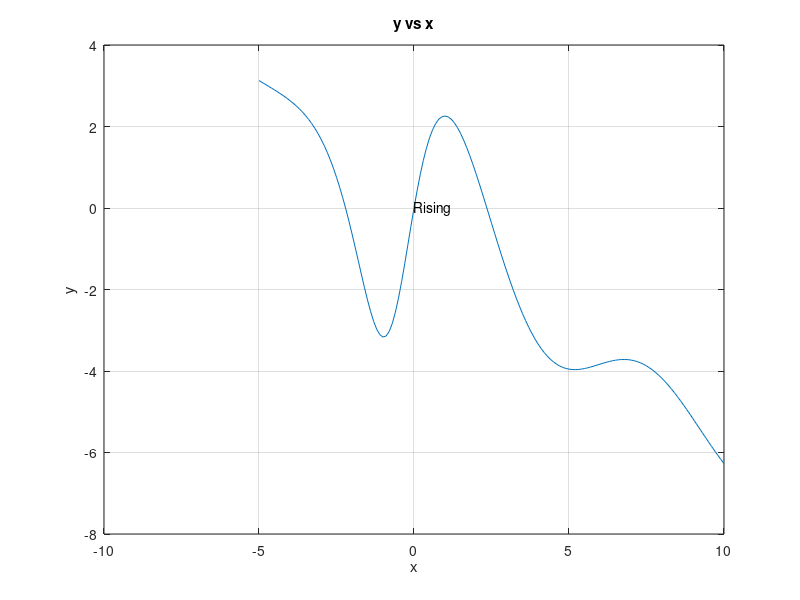
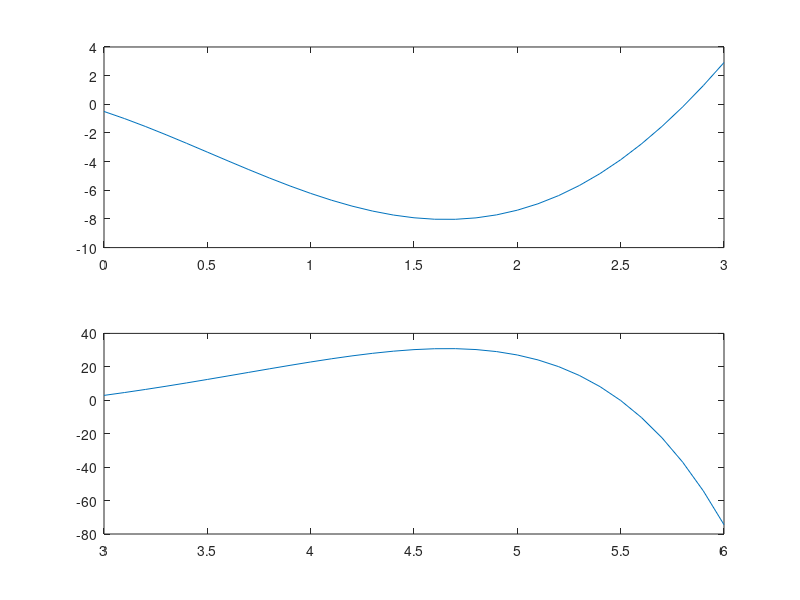
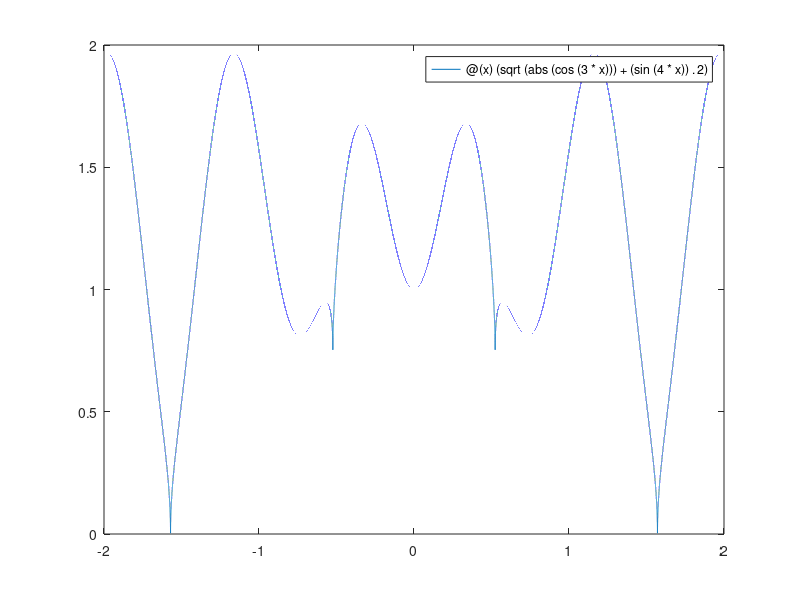

MATLAB code to generate these figures, in order: (Note: this script raises an error after producing the figures.)
% Kryzstof Kudlak
% ENGR 102-H02
% ICA - 2/6/2020

clc; clear; close all;

%% 

figure(1);
x = -5:0.1:10;
f = 5*sin(x)./(x + exp(-0.75*x)) - 3*x/5;
plot(x,f,'-');
xlabel('x'); ylabel('y'); title('y vs x');
grid on;
text(0, 0, 'Rising')
% axis[lowx upx lowy upy]

%%

% subplot(rows, cols, panel)
figure(2);

subplot(2, 1, 1);
x = 0:0.1:3;
f = (x+1).*(x-2).*(2*x-0.25)-exp(x);
plot(x,f,'-')

subplot(2, 1, 2);
x = 3:0.1:6;
f = (x+1).*(x-2).*(2*x-0.25)-exp(x);
plot(x,f,'-')

%%

figure(3);
fplot(@(x) (sqrt(abs(cos(3*x))) + (sin(4*x)).^2), [-2, 2]);


%%

% built in functions
zeros(2,3) % 2 rows and 3 cols of just 0s
ones(2,3)  % 2 rows and 3 cols of just 1s
eye(3)     % 3by3 identity matrix

arr1 = [zeros(2,2), ones(2,2)]
arr2 = [zeros(2,3), ones(2,2); ones(1,3), zeros(1,2)]
arr3 = [ones(2,2); zeros(2,2)]
arr4 = [eye(3), ones(3,3)]
arr5 = [ones(2,4); zeros(1,4); ones(1,4)]

% Example
lab = ['a', 'b', 'c']';
aa = [3 5 1]';
bb = [4 7 2]';
cc = [8 6 9]';
table(lab, aa, bb, cc)   % everything must be a column












